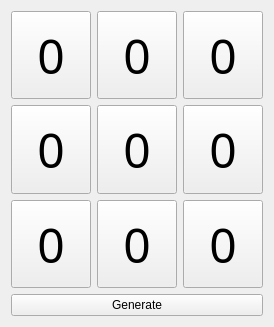
<?xml version="1.0" encoding="UTF-8"?>
<ui version="4.0">
 <class>MainWindow</class>
 <widget class="QMainWindow" name="MainWindow">
  <property name="geometry">
   <rect>
    <x>0</x>
    <y>0</y>
    <width>255</width>
    <height>327</height>
   </rect>
  </property>
  <property name="windowTitle">
   <string>MainWindow</string>
  </property>
  <widget class="QWidget" name="centralWidget">
   <layout class="QGridLayout" name="gridLayout">
    <item row="2" column="0">
     <widget class="NumCell" name="pushButton_7">
      <property name="sizePolicy">
       <sizepolicy hsizetype="Expanding" vsizetype="Expanding">
        <horstretch>0</horstretch>
        <verstretch>0</verstretch>
       </sizepolicy>
      </property>
      <property name="font">
       <font>
        <family>Adobe Devanagari</family>
        <pointsize>36</pointsize>
       </font>
      </property>
      <property name="text">
       <string>0</string>
      </property>
     </widget>
    </item>
    <item row="0" column="0">
     <widget class="NumCell" name="pushButton_1">
      <property name="sizePolicy">
       <sizepolicy hsizetype="Expanding" vsizetype="Expanding">
        <horstretch>0</horstretch>
        <verstretch>0</verstretch>
       </sizepolicy>
      </property>
      <property name="font">
       <font>
        <family>Adobe Devanagari</family>
        <pointsize>36</pointsize>
       </font>
      </property>
      <property name="text">
       <string>0</string>
      </property>
     </widget>
    </item>
    <item row="0" column="2">
     <widget class="NumCell" name="pushButton_3">
      <property name="sizePolicy">
       <sizepolicy hsizetype="Expanding" vsizetype="Expanding">
        <horstretch>0</horstretch>
        <verstretch>0</verstretch>
       </sizepolicy>
      </property>
      <property name="font">
       <font>
        <family>Adobe Devanagari</family>
        <pointsize>36</pointsize>
       </font>
      </property>
      <property name="text">
       <string>0</string>
      </property>
     </widget>
    </item>
    <item row="0" column="1">
     <widget class="NumCell" name="pushButton_2">
      <property name="sizePolicy">
       <sizepolicy hsizetype="Expanding" vsizetype="Expanding">
        <horstretch>0</horstretch>
        <verstretch>0</verstretch>
       </sizepolicy>
      </property>
      <property name="font">
       <font>
        <family>Adobe Devanagari</family>
        <pointsize>36</pointsize>
       </font>
      </property>
      <property name="text">
       <string>0</string>
      </property>
     </widget>
    </item>
    <item row="1" column="1">
     <widget class="NumCell" name="pushButton_5">
      <property name="sizePolicy">
       <sizepolicy hsizetype="Expanding" vsizetype="Expanding">
        <horstretch>0</horstretch>
        <verstretch>0</verstretch>
       </sizepolicy>
      </property>
      <property name="font">
       <font>
        <family>Adobe Devanagari</family>
        <pointsize>36</pointsize>
       </font>
      </property>
      <property name="text">
       <string>0</string>
      </property>
     </widget>
    </item>
    <item row="1" column="2">
     <widget class="NumCell" name="pushButton_6">
      <property name="sizePolicy">
       <sizepolicy hsizetype="Expanding" vsizetype="Expanding">
        <horstretch>0</horstretch>
        <verstretch>0</verstretch>
       </sizepolicy>
      </property>
      <property name="font">
       <font>
        <family>Adobe Devanagari</family>
        <pointsize>36</pointsize>
       </font>
      </property>
      <property name="text">
       <string>0</string>
      </property>
     </widget>
    </item>
    <item row="2" column="2">
     <widget class="NumCell" name="pushButton_9">
      <property name="sizePolicy">
       <sizepolicy hsizetype="Expanding" vsizetype="Expanding">
        <horstretch>0</horstretch>
        <verstretch>0</verstretch>
       </sizepolicy>
      </property>
      <property name="font">
       <font>
        <family>Adobe Devanagari</family>
        <pointsize>36</pointsize>
       </font>
      </property>
      <property name="text">
       <string>0</string>
      </property>
     </widget>
    </item>
    <item row="1" column="0">
     <widget class="NumCell" name="pushButton_4">
      <property name="sizePolicy">
       <sizepolicy hsizetype="Expanding" vsizetype="Expanding">
        <horstretch>0</horstretch>
        <verstretch>0</verstretch>
       </sizepolicy>
      </property>
      <property name="font">
       <font>
        <family>Adobe Devanagari</family>
        <pointsize>36</pointsize>
       </font>
      </property>
      <property name="text">
       <string>0</string>
      </property>
     </widget>
    </item>
    <item row="2" column="1">
     <widget class="NumCell" name="pushButton_8">
      <property name="sizePolicy">
       <sizepolicy hsizetype="Expanding" vsizetype="Expanding">
        <horstretch>0</horstretch>
        <verstretch>0</verstretch>
       </sizepolicy>
      </property>
      <property name="font">
       <font>
        <family>Adobe Devanagari</family>
        <pointsize>36</pointsize>
       </font>
      </property>
      <property name="text">
       <string>0</string>
      </property>
     </widget>
    </item>
    <item row="3" column="0" colspan="3">
     <widget class="QPushButton" name="generate">
      <property name="text">
       <string>Generate</string>
      </property>
     </widget>
    </item>
   </layout>
  </widget>
 </widget>
 <layoutdefault spacing="6" margin="11"/>
 <customwidgets>
  <customwidget>
   <class>NumCell</class>
   <extends>QPushButton</extends>
   <header>numcell.h</header>
  </customwidget>
 </customwidgets>
 <resources/>
 <connections/>
</ui>
